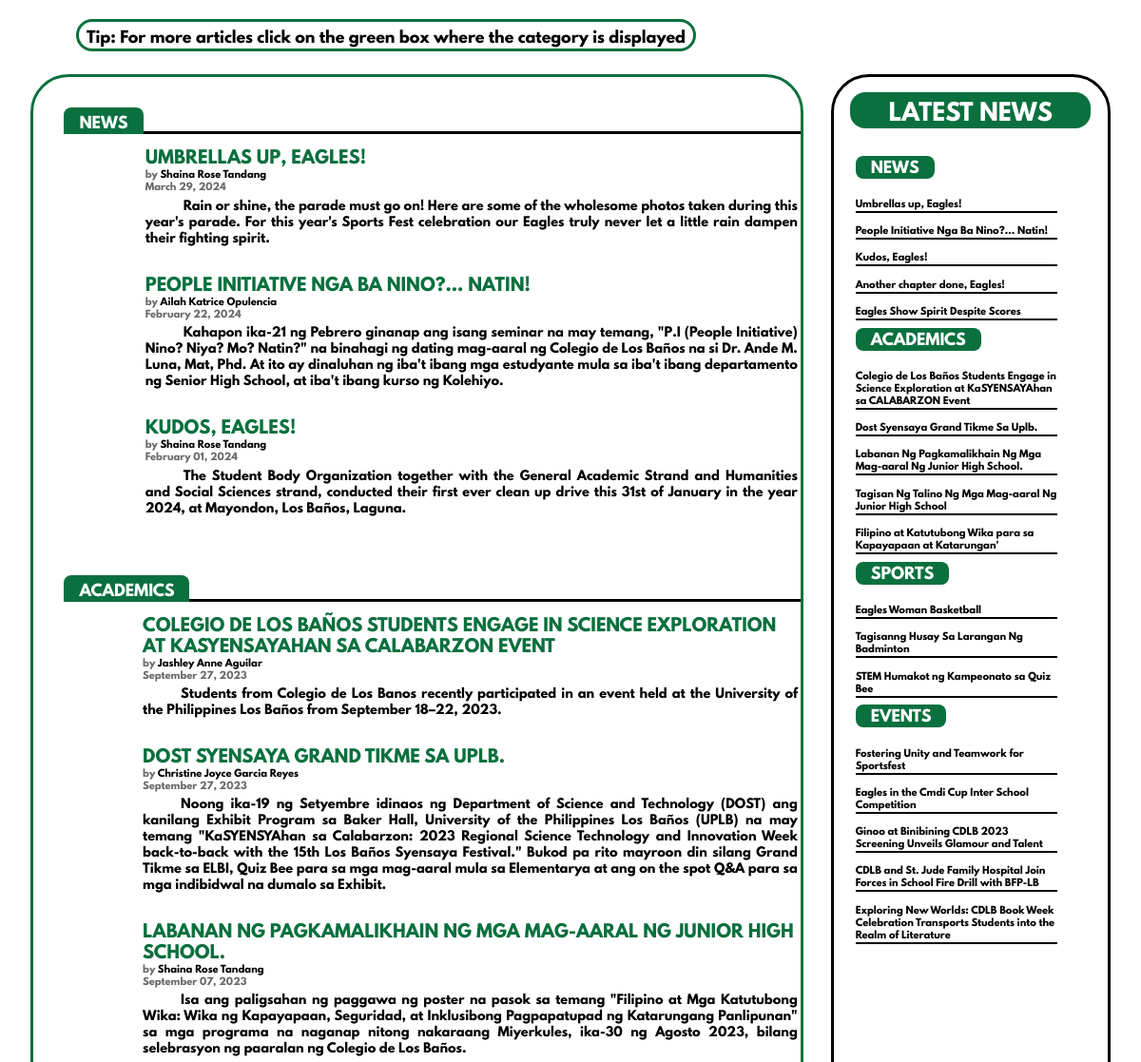
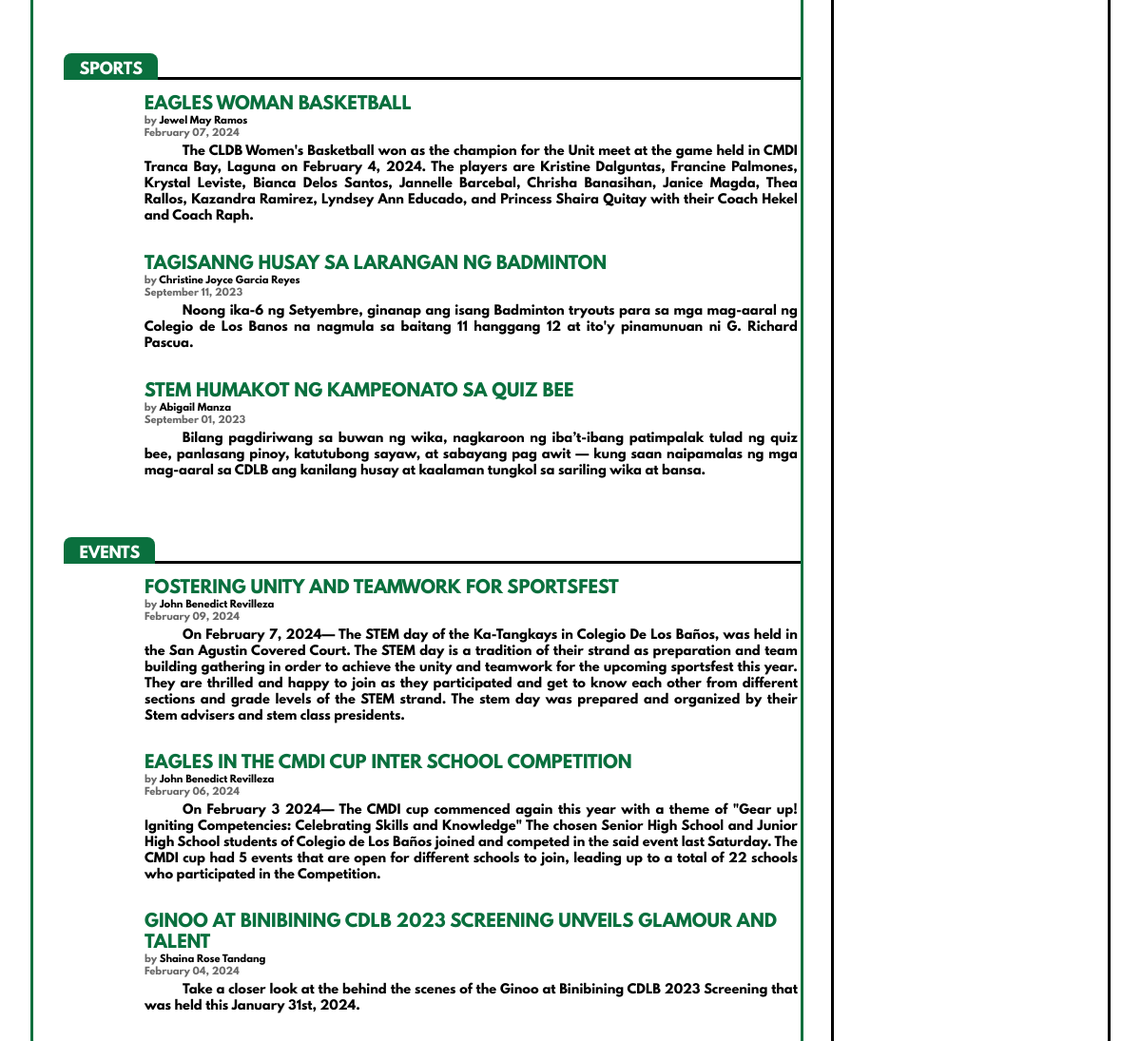
Page /menu.php on the committed database (2 pictures, top to bottom).
### tables this page shows
CREATE TABLE `upload` (
  `ID` int(11) NOT NULL,
  `Headline` varchar(200) NOT NULL,
  `Author` varchar(200) NOT NULL,
  `Category` enum('Acads','News','Sports','Events') NOT NULL,
  `Date_Published` date NOT NULL,
  `First_Paragraph` varchar(1000) NOT NULL,
  `Second_Paragraph` varchar(1000) DEFAULT NULL,
  `Third_Paragraph` varchar(1000) DEFAULT NULL,
  `Fourth_Paragraph` varchar(1000) DEFAULT NULL,
  `Fifth_Paragraph` varchar(1000) DEFAULT NULL,
  `Sixth_Paragraph` varchar(1000) DEFAULT NULL,
  `Seventh_Paragraph` varchar(1000) DEFAULT NULL,
  `Eighth_Paragraph` varchar(1000) DEFAULT NULL,
  `filename` varchar(100) NOT NULL
);

### menu.php (the view, shortened to what this page needs)
<?php
include 'PHP/Connect.php';
?>
<!DOCTYPE html>
<html lang="en">
<head>
    <link rel="stylesheet" href="styles/Backgrond.css">
    <link rel="stylesheet" href="styles/Styles.css">
    <link rel="stylesheet" href="styles/menu.css">
</head>
<body>
    <div>
    <div class="tiptool" >Tip: For more articles click on the green box where the category is displayed</civ>
    </div>
    <div class="container">
        <div class="con1">
            <div class="flex">
            <div class="header" id="NEWS" title="Click to go at this specific category"><a href="CategoryArticles.php?category=News">NEWS</a></div>
                <div id="line"></div>
            </div>
            <div class="artlnk"></div>
            <?php
                $sql_news = "SELECT * FROM `upload` WHERE Category = 'News' ORDER BY Date_Published DESC LIMIT 3";
                $result_news = mysqli_query($conn, $sql_news);
                if (mysqli_num_rows($result_news) > 0) {
                    echo "<table>";
                    while ($row_news = mysqli_fetch_assoc($result_news)) {
                        echo "<tr>";
                        echo "<td rowspan='2' class='img-cptn'></td>";
                        echo "<td>
                                <a class='cptn' title='Click to go to this article' href='article.php?UploadID=" . $row_news['ID'] . "'>" . $row_news['Headline'] . "</a><br>
                                <div class='details'> by <a title='Click to view authors archive '  href='Profile.php?author=" . $row_news['Author'] . "'>" . $row_news['Author'] . "</a> <br> " . date('F d, Y', strtotime($row_news['Date_Published'])) . "</div>
                            </td>";
                        echo "</tr>";
                        echo "<tr>";
                            echo "<td class='cptn2'>" . $row_news['First_Paragraph'] . "</td>";
                        echo "</tr>";
                        echo "<tr class='space'></tr>";
                    }
                    echo "</table>";
                } else {
                    echo "No records found";
                }
            ?>
            <div class="flex">
                <div class="header" id="ACADS" title="Click to go at this specific category"><a href="CategoryArticles.php?category=Acads">ACADEMICS</a></div>
                <div id="line"></div>
            </div>
            <div class="artlnk"></div>
            <?php
                $sql_acads = "SELECT * FROM `upload` WHERE Category = 'Acads' ORDER BY Date_Published DESC LIMIT 3";
                $result_acads = mysqli_query($conn, $sql_acads);
                if (mysqli_num_rows($result_acads) > 0) {
                    echo "<table>";
                    while ($row_acads = mysqli_fetch_assoc($result_acads)) {
                        echo "<tr>";
                        echo "<td rowspan='2' class='img-cptn'></td>";
                        echo "<td>
                            <a class='cptn' title='Click to go to this article' href='article.php?UploadID=" . $row_acads['ID'] . "'>" . $row_acads['Headline'] . "</a>
                            <div class='details'> by <a title='Click to view authors archive' href='Profile.php?author=" . $row_acads['Author'] . "'>" . $row_acads['Author'] . "</a> <br> " . date('F d, Y', strtotime($row_acads['Date_Published'])) . "</div>
                            </td>";
                        echo "</tr>";
                        echo "<tr>";
                            echo "<td class='cptn2'>" . $row_acads['First_Paragraph'] . "</td>";
                        echo "</tr>";
                        echo "<tr class='space'></tr>";
                    }
                    echo "</table>";
                } else {
                    echo "No records found";
                }
            ?>
            <div class="flex">
                <div class="header" id="SPORTS" title="Click to go at this specific category"><a href="CategoryArticles.php?category=Sports">SPORTS</a></div>
                <div id="line"></div>
            </div>
            <div class="artlnk"></div>
            <?php
                $sql_sports = "SELECT * FROM `upload` WHERE Category = 'Sports' ORDER BY Date_Published DESC LIMIT 3";
                $result_sports = mysqli_query($conn, $sql_sports);
                if (mysqli_num_rows($result_sports) > 0) {
                    echo "<table>";
                    while ($row_sports = mysqli_fetch_assoc($result_sports)) {
                        echo "<tr>";
                        echo "<td rowspan='2' class='img-cptn'></td>";
                        echo "<td>
                                <a class='cptn' title='Click to go to this article' href='article.php?UploadID=" . $row_sports['ID'] . "'>" . $row_sports['Headline'] . "</a>
                                <div class='details'> by <a title='Click to view authors archive' href='Profile.php?author=" . $row_sports['Author'] . "'>" . $row_sports['Author'] . "</a> <br> " . date('F d, Y', strtotime($row_sports['Date_Published'])) . "</div>
                            </td>";
                        echo "</tr>";
                        echo "<tr>";
                            echo "<td class='cptn2'>" . $row_sports['First_Paragraph'] . "</td>";
                        echo "</tr>";
                        echo "<tr class='space'></tr>";
                    }
                    echo "</table>";
                } else {
                    echo "No records found";
                }
            ?>
            <div class="flex">
                <div class="header" id="EVENTS" title="Click to go at this specific category"><a href="CategoryArticles.php?category=Events">EVENTS</a></div>
                <div id="line"></div>
            </div>
            <div class="artlnk"></div>
            <?php
                $sql_events = "SELECT * FROM `upload` WHERE Category = 'Events' ORDER BY Date_Published DESC LIMIT 3";
                $result_events = mysqli_query($conn, $sql_events);
                if (mysqli_num_rows($result_events) > 0) {
                    echo "<table>";
                    while ($row_events = mysqli_fetch_assoc($result_events)) {
                        echo "<tr>";
                        echo "<td rowspan='2' class='img-cptn'></td>";
                        echo "<td>
                            <a class='cptn' title='Click to go to this article' href='article.php?UploadID=" . $row_events['ID'] . "'>" . $row_events['Headline'] . "</a>
                            <div class='details'> by <a title='Click to view authors archive' href='Profile.php?author=" . $row_events['Author'] . "'>" . $row_events['Author'] . "</a> <br> " . date('F d, Y', strtotime($row_events['Date_Published'])) . "</div>
                            </td>";
                        echo "</tr>";
                        echo "<tr>";
                            echo "<td class='cptn2'>" . $row_events['First_Paragraph'] . "</td>";
                        echo "</tr>";
                        echo "<tr class='space'></tr>";
                    }
                    echo "</table>";
                } else {
                    echo "No records found";
                }
            ?>
        </div>
        <div class="con2">
            <div class="hdr" title="Five Latest news per category">LATEST NEWS</div>
            <div class="hdrcntnr">
                <div class="hdr2" id="NEWS" title="Click to go at this specific category"><a href="CategoryArticles.php?category=News">NEWS</a></div>
                <?php
                    $sql_news_links = "SELECT * FROM `upload` WHERE Category = 'NEWS' ORDER BY Date_Published DESC LIMIT 5";
                    $result_news_links = mysqli_query($conn,$sql_news_links);
                    if(mysqli_num_rows($result_news_links) > 0) {
                        while($row_news_links = mysqli_fetch_assoc($result_news_links)) {
                            echo "<div class='artcl'><a title='Click to go to this article' href='article.php?UploadID=" . $row_news_links['ID'] . "'>".$row_news_links['Headline']."</a></div>";
                        }
                    } else {
                        echo "<div class='artcl'>No records found</div>";
                    }
                ?>
                <div class="hdr2" id="ACADS" title="Click to go at this specific category"><a href="CategoryArticles.php?category=Acads">ACADEMICS</a></div>
                <?php
                    $sql_acads_links = "SELECT * FROM `upload` WHERE Category = 'ACADS' ORDER BY Date_Published DESC LIMIT 5";
                    $result_acads_links = mysqli_query($conn,$sql_acads_links);
                    if(mysqli_num_rows($result_acads_links) > 0) {
                        while($row_acads_links = mysqli_fetch_assoc($result_acads_links)) {
                            echo "<div class='artcl'><a title='Click to go to this article' href='article.php?UploadID=" . $row_acads_links['ID'] . "'>".$row_acads_links['Headline']."</a></div>";
                        }
                    } else {
                        echo "<div class='artcl'>No records found</div>";
                    }
                ?>
                <div class="hdr2" id="SPORTS" title="Click to go at this specific category"><a href="CategoryArticles.php?category=Sports">SPORTS</a></div>
                <?php
                    $sql_sports_links = "SELECT * FROM `upload` WHERE Category = 'SPORTS' ORDER BY Date_Published DESC LIMIT 5";
                    $result_sports_links = mysqli_query($conn,$sql_sports_links);
                    if(mysqli_num_rows($result_sports_links) > 0) {
                        while($row_sports_links = mysqli_fetch_assoc($result_sports_links)) {
                            echo "<div class='artcl'><a title='Click to go to this article' href='article.php?UploadID=" . $row_sports_links['ID'] . "'>".$row_sports_links['Headline']."</a></div>";
                        }
                    } else {
                        echo "<div class='artcl'>No records found</div>";
                    }
                ?>
                <div class="hdr2" id="EVENTS" title="Click to go at this specific category"><a href="CategoryArticles.php?category=Events">EVENTS</a></div>
                <?php
                    $sql_events_links = "SELECT * FROM `upload` WHERE Category = 'EVENTS' ORDER BY Date_Published DESC LIMIT 5";
                    $result_events_links = mysqli_query($conn,$sql_events_links);
                    if(mysqli_num_rows($result_events_links) > 0) {
                        while($row_events_links = mysqli_fetch_assoc($result_events_links)) {
                            echo "<div class='artcl'><a title='Click to go to this article' href='article.php?UploadID=" . $row_events_links['ID'] . "'>".$row_events_links['Headline']."</a></div>";
                        }
                    } else {
                        echo "<div class='artcl'>No records found</div>";
                    }
                ?>
            </div>
        </div>
    </div>
</body>
</html>

### styles/Backgrond.css (style rules this page uses)
body { background-position:absolute; background-attachment: fixed; background-image: url(Background.webp); background-size: cover; animation: bg 500s infinite linear; }

### styles/Styles.css (style rules this page uses)
* { font-family: 'League'; }
body { margin: 0; padding: 0; }
a { text-decoration: none; }

### styles/menu.css (style rules this page uses)
.container { display: flex; margin: 0 auto; margin-top: 0; justify-content: center; padding: 2%; }
.con1 { display: block; background-color: rgb(255, 255, 255, 0.75); border: 0.4vh #0A703E solid; border-radius: 5vh; height: auto; width: 70%; margin-right:2.5%; padding-bottom: 3%; }
.con2 { background-color: rgb(255, 255, 255, 0.75); border: 0.4vh #000000 solid; border-radius: 5vh; height: auto; width: 25%; }
.con2 { display: block; }
.header { margin-left:4vh; margin-top:4vh; padding-left: 2vh; padding-right: 2vh; padding-top: 1vh; background-color: #0A703E; height: fit-content; width: fit-content; border-radius: 1vh 1vh 0 0; color: white; }
.header a { color: white; }
.flex { display: flex; }
#line { width: 100%; border-bottom: solid 0.4vh #000000; left: 28vh; }
.artlnk { padding-top:1.5% ; padding-left: 3%; width: 100%; }
.img-cptn { width: 15vh; height: 13vh; }
.cptn { width: 100vh; height: 10px; font-size: 18px; text-transform: uppercase; color: #0A703E; }
.cptn2 { width: 114vh; height: auto; font-size: 13px; text-align: justify; text-justify: inter-word; text-indent: 5vh; }
.space { height: 3vh; }
.details { color: #696969; font-size: 10px; font-weight: lighter; }
.hdr { margin:auto; text-align: center; margin-top: 2vh; font-size: x-large; color: #ffffff; background-color: #0A703E; width: fit-content; padding-top: 1vh; padding-left: 5vh; padding-right: 5vh; border-radius: 2vh; }
.hdr2 { padding-left: 2vh; padding-right: 2vh; padding-top:0.5vh; color:#ffffff; background-color: #0A703E; border-radius: 1vh; width: fit-content; margin-top: 3%; margin-bottom: 3%; }
.hdr2 a { color: white; }
.hdrcntnr { margin-top: 10%; margin-left: 8%; }
.artcl { color: #000000; border-bottom: #000000 0.3vh solid; width: 80%; padding-top: 5%; font-size: 10px; }
a { color: #000000; }
table { margin-left: 3%; }
.tiptool { background-color: rgb(255, 255, 255, 0.75); border: 0.4vh #0A703E solid; border-radius: 5vh; width: max-content; padding: 1vh; padding-bottom: 0; margin: 10vh; margin-top: 2.5vh; margin-bottom: 0; }

### rows in the picture
upload: Headline "UMBRELLAS UP, EAGLES!", Author "Shaina Rose Tandang", Date_Published "March 29, 2024", First_Paragraph "Rain or shine, the parade must go on! Here are some of the wholesome photos taken during this year's parade. For this year's Sports Fest celebration our Eagles truly never let a little rain dampen their fighting spirit.", Headline "Umbrellas up, Eagles!"
upload: Headline "PEOPLE INITIATIVE NGA BA NINO?... NATIN!", Author "Ailah Katrice Opulencia", Date_Published "February 22, 2024", First_Paragraph "Kahapon ika-21 ng Pebrero ginanap ang isang seminar na may temang, \"P.I (People Initiative) Nino? Niya? Mo? Natin?\" na binahagi ng dating mag-aaral ng Colegio de Los Baños na si Dr. Ande M. Luna, Mat, Phd. At ito ay dinaluhan ng iba't ibang mga estudyante mula sa iba't ibang departamento ng Senior High School, at iba't ibang kurso ng Kolehiyo.", Headline "People Initiative Nga Ba Nino?... Natin!"
upload: Headline "KUDOS, EAGLES!", Author "Shaina Rose Tandang", Date_Published "February 01, 2024", First_Paragraph "The Student Body Organization together with the General Academic Strand and Humanities and Social Sciences strand, conducted their first ever clean up drive this 31st of January in the year 2024, at Mayondon, Los Baños, Laguna.", Headline "Kudos, Eagles!"
upload: Headline "COLEGIO DE LOS BAÑOS STUDENTS ENGAGE IN SCIENCE EXPLORATION AT KASYENSAYAHAN SA CALABARZON EVENT", Author "Jashley Anne Aguilar", Date_Published "September 27, 2023", First_Paragraph "Students from Colegio de Los Banos recently participated in an event held at the University of the Philippines Los Baños from September 18–22, 2023.", Headline "Colegio de Los Baños Students Engage in Science Exploration at KaSYENSAYAhan sa CALABARZON Event"
upload: Headline "DOST SYENSAYA GRAND TIKME SA UPLB.", Author "Christine Joyce Garcia Reyes", Date_Published "September 27, 2023", First_Paragraph "Noong ika-19 ng Setyembre idinaos ng Department of Science and Technology (DOST) ang kanilang Exhibit Program sa Baker Hall, University of the Philippines Los Baños (UPLB) na may temang \"KaSYENSYAhan sa Calabarzon: 2023 Regional Science Technology and Innovation Week back-to-back with the 15th Los Baños Syensaya Festival.\" Bukod pa rito mayroon din silang Grand Tikme sa ELBI, Quiz Bee para sa mga mag-aaral mula sa Elementarya at ang on the spot Q&A para sa mga indibidwal na dumalo sa Exhibit.", Headline "Dost Syensaya Grand Tikme Sa Uplb."
upload: Headline "LABANAN NG PAGKAMALIKHAIN NG MGA MAG-AARAL NG JUNIOR HIGH SCHOOL.", Author "Shaina Rose Tandang", Date_Published "September 07, 2023", First_Paragraph "Isa ang paligsahan ng paggawa ng poster na pasok sa temang \"Filipino at Mga Katutubong Wika: Wika ng Kapayapaan, Seguridad, at Inklusibong Pagpapatupad ng Katarungang Panlipunan\" sa mga programa na naganap nitong nakaraang Miyerkules, ika-30 ng Agosto 2023, bilang selebrasyon ng paaralan ng Colegio de Los Baños.", Headline "Labanan Ng Pagkamalikhain Ng Mga Mag-aaral Ng Junior High School."
upload: Headline "EAGLES WOMAN BASKETBALL", Author "Jewel May Ramos", Date_Published "February 07, 2024", First_Paragraph "The CLDB Women's Basketball won as the champion for the Unit meet at the game held in CMDI Tranca Bay, Laguna on February 4, 2024. The players are Kristine Dalguntas, Francine Palmones, Krystal Leviste, Bianca Delos Santos, Jannelle Barcebal, Chrisha Banasihan, Janice Magda, Thea Rallos, Kazandra Ramirez, Lyndsey Ann Educado, and Princess Shaira Quitay with their Coach Hekel and Coach Raph.", Headline "Eagles Woman Basketball"
upload: Headline "TAGISANNG HUSAY SA LARANGAN NG BADMINTON", Author "Christine Joyce Garcia Reyes", Date_Published "September 11, 2023", First_Paragraph "Noong ika-6 ng Setyembre, ginanap ang isang Badminton tryouts para sa mga mag-aaral ng Colegio de Los Banos na nagmula sa baitang 11 hanggang 12 at ito'y pinamunuan ni G. Richard Pascua.", Headline "Tagisanng Husay Sa Larangan Ng Badminton"
upload: Headline "STEM HUMAKOT NG KAMPEONATO SA QUIZ BEE", Author "Abigail Manza", Date_Published "September 01, 2023", First_Paragraph "Bilang pagdiriwang sa buwan ng wika, nagkaroon ng iba’t-ibang patimpalak tulad ng quiz bee, panlasang pinoy, katutubong sayaw, at sabayang pag awit — kung saan naipamalas ng mga mag-aaral sa CDLB ang kanilang husay at kaalaman tungkol sa sariling wika at bansa.", Headline "STEM Humakot ng Kampeonato sa Quiz Bee"
upload: Headline "FOSTERING UNITY AND TEAMWORK FOR SPORTSFEST", Author "John Benedict Revilleza", Date_Published "February 09, 2024", First_Paragraph "On February 7, 2024— The STEM day of the Ka-Tangkays in Colegio De Los Baños, was held in the San Agustin Covered Court. The STEM day is a tradition of their strand as preparation and team building gathering in order to achieve the unity and teamwork for the upcoming sportsfest this year. They are thrilled and happy to join as they participated and get to know each other from different sections and grade levels of the STEM strand. The stem day was prepared and organized by their Stem advisers and stem class presidents.", Headline "Fostering Unity and Teamwork for Sportsfest"
upload: Headline "EAGLES IN THE CMDI CUP INTER SCHOOL COMPETITION", Author "John Benedict Revilleza", Date_Published "February 06, 2024", First_Paragraph "On February 3 2024— The CMDI cup commenced again this year with a theme of \"Gear up! Igniting Competencies: Celebrating Skills and Knowledge\" The chosen Senior High School and Junior High School students of Colegio de Los Baños joined and competed in the said event last Saturday. The CMDI cup had 5 events that are open for different schools to join, leading up to a total of 22 schools who participated in the Competition.", Headline "Eagles in the Cmdi Cup Inter School Competition"
upload: Headline "GINOO AT BINIBINING CDLB 2023 SCREENING UNVEILS GLAMOUR AND TALENT", Author "Shaina Rose Tandang", Date_Published "February 04, 2024", First_Paragraph "Take a closer look at the behind the scenes of the Ginoo at Binibining CDLB 2023 Screening that was held this January 31st, 2024.", Headline "Ginoo at Binibining CDLB 2023 Screening Unveils Glamour and Talent"
upload: Headline "Another chapter done, Eagles!"
upload: Headline "Eagles Show Spirit Despite Scores"
upload: Headline "Tagisan Ng Talino Ng Mga Mag-aaral Ng Junior High School"
upload: Headline "Filipino at Katutubong Wika para sa Kapayapaan at Katarungan'"
upload: Headline "CDLB and St. Jude Family Hospital Join Forces in School Fire Drill with BFP-LB"
upload: Headline "Exploring New Worlds: CDLB Book Week Celebration Transports Students into the Realm of Literature"
